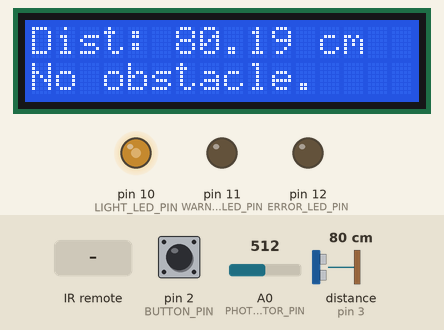
Simulated run of this sketch. Board: Arduino Uno, built with avr-gcc and run on an emulated ATmega328P. Parts: 16×2 character LCD, output pins drawn as LEDs (lit = HIGH). Wiring (inferred from the names in the program): ultrasonic range finder: trigger pin 4; echo pin 3. Dashed ring = blinking. The inputs (shaded band) are chosen by the test bench; at power-on: distance to the obstacle (sensor on pin 3) 80 cm, A0 (PHOTORESISTOR_PIN) = 512, pin 2 (BUTTON_PIN) HIGH. The echo pulse lasts 58.3 µs per cm; pins used as bus, display or sensor lines are not drawn.

Above: at 1.98 s.
2.3 s: distance to the obstacle (sensor on pin 3) set to 23 cm
At 2.76 s:
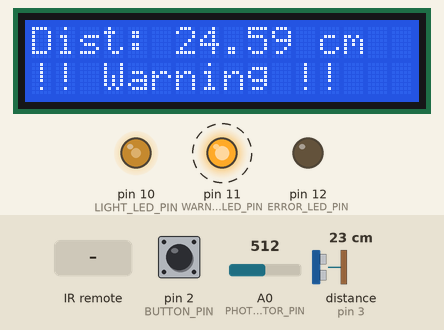
4.0 s: distance to the obstacle (sensor on pin 3) set to 19 cm
At 4.65 s:
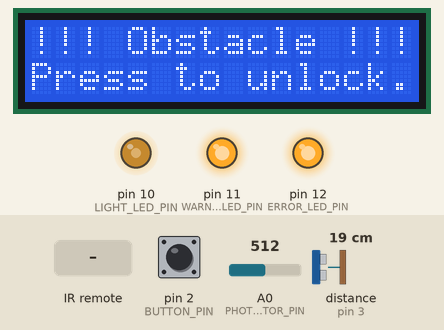
At 5.55 s:
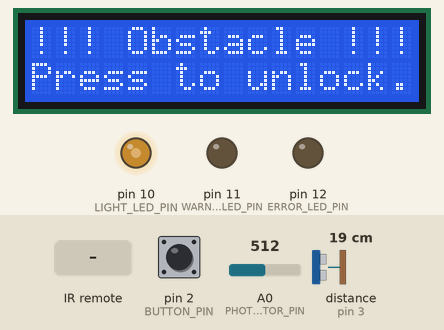
6.6 s: A0 (PHOTORESISTOR_PIN) set to 390
At 8.88 s:
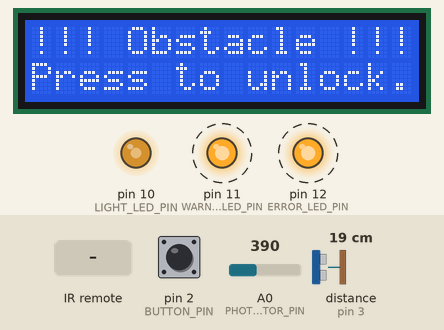
9.0 s: pin 2 (BUTTON_PIN) pulled LOW for 0.15 s
9.7 s: infrared code 0xFDA05F received
11.2 s: pin 2 (BUTTON_PIN) pulled LOW for 1 s
Timing chart, 0 to 13.8 s (numbered marks = the images above; inputs shaded):
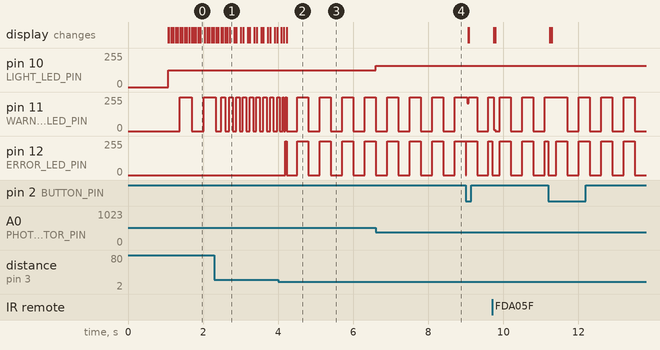

The sketch:

codefile.ino
```cpp
#include <LiquidCrystal.h>
#include <IRremote.h>
#include <EEPROM.h>

#define IR_RECEIVE_PIN 5

#define ECHO_PIN 3
#define TRIGGER_PIN 4

#define WARNING_LED_PIN 11
#define ERROR_LED_PIN 12
#define LIGHT_LED_PIN 10

#define BUTTON_PIN 2

#define PHOTORESISTOR_PIN A0

#define LCD_RS_PIN A5
#define LCD_E_PIN A4
#define LCD_D4_PIN 6
#define LCD_D5_PIN 7
#define LCD_D6_PIN 8
#define LCD_D7_PIN 9

#define LOCK_DISTANCE 20.0
#define WARNING_DISTANCE 50.0

// IR button mapping
#define IR_BUTTON_PLAY     0xFDA05F
#define IR_BUTTON_OFF      0XFD00FF
#define IR_BUTTON_EQ       0xFDB04F
#define IR_BUTTON_UP       0xFD50AF
#define IR_BUTTON_DOWN     0xFD10EF

// distance unit
#define DISTANCE_UNIT_CM 0
#define DISTANCE_UNIT_IN 1
#define CM_TO_INCHES 0.393701
#define EEPROM_ADDRESS_DISTANCE_UNIT 50

// lcd mode
#define LCD_MODE_DISTANCE 0
#define LCD_MODE_SETTINGS 1
#define LCD_MODE_LUMINOSITY 2

// lcd
LiquidCrystal lcd(LCD_RS_PIN, LCD_E_PIN, LCD_D4_PIN,
                  LCD_D5_PIN, LCD_D6_PIN, LCD_D7_PIN);

// ultrasonic
unsigned long lastTimeUltrasonicTrigger = millis();
unsigned long ultrasonicTriggerDelay = 60;

volatile unsigned long pulseInTimeBegin;
volatile unsigned long pulseInTimeEnd;
volatile bool newDistanceAvailable = false;

double previousDistance = 400.0;

// warning LED
unsigned long lastTimeWarningLEDBlinked = millis();
unsigned long warningLEDDelay = 500;
byte warningLEDState = LOW;

// error LED
unsigned long lastTimeErrorLEDBlinked = millis();
unsigned long errorLEDDelay = 300;
byte errorLEDState = LOW;

// photoresistor
unsigned long lastTimeReadLuminosity = millis();
unsigned long readLuminosityDelay = 100;

// push button
unsigned long lastTimeButtonChanged = millis();
unsigned long buttonDebounceDelay = 50;
byte buttonState;

// ir remote
IRrecv irrecv(IR_RECEIVE_PIN);
decode_results results;

bool isLocked = false;

int distanceUnit = DISTANCE_UNIT_CM;
int lcdMode = LCD_MODE_DISTANCE;

void triggerUltrasonicSensor()
{
  digitalWrite(TRIGGER_PIN, LOW);
  delayMicroseconds(2);
  digitalWrite(TRIGGER_PIN, HIGH);
  delayMicroseconds(10);
  digitalWrite(TRIGGER_PIN, LOW);
}

double getUltrasonicDistance()
{
  double durationMicros = pulseInTimeEnd - pulseInTimeBegin;
  double distance = durationMicros / 58.0;
  if (distance > 400.0) {
    return previousDistance;
  }
  distance = previousDistance * 0.6 + distance * 0.4;
  previousDistance = distance;
  return distance;
}

void echoPinInterrupt()
{
  if (digitalRead(ECHO_PIN) == HIGH) { // pulse started
    pulseInTimeBegin = micros();
  }
  else { // pulse stoped
    pulseInTimeEnd = micros();
    newDistanceAvailable = true;
  }
}

void toggleErrorLED()
{
  errorLEDState = (errorLEDState == HIGH) ? LOW : HIGH;
  digitalWrite(ERROR_LED_PIN, errorLEDState);
}

void toggleWarningLED()
{
  warningLEDState = (warningLEDState == HIGH) ? LOW : HIGH;
  digitalWrite(WARNING_LED_PIN, warningLEDState);
}

void setWarningLEDBlinkRateFromDistance(double distance)
{
  // 0 .. 400 cm -> 0 .. 1600 ms
  warningLEDDelay = distance * 4;
  // Serial.println(warningLEDDelay);
}

void lock()
{
  if (!isLocked) {
    // Serial.println("Locking");
    isLocked = true;
    warningLEDState = LOW;
    errorLEDState = LOW;
  }
}

void unlock()
{
  if (isLocked) {
    // Serial.println("Unlocking");
    isLocked = false;
    errorLEDState = LOW;
    digitalWrite(ERROR_LED_PIN, errorLEDState);
    lcd.clear();
  }
}

void printDistanceOnLCD(double distance)
{
  if (isLocked) {
    lcd.setCursor(0, 0);
    lcd.print("!!! Obstacle !!!     ");
    lcd.setCursor(0, 1);
    lcd.print("Press to unlock.   ");
  }
  else if (lcdMode == LCD_MODE_DISTANCE) {
    lcd.setCursor(0, 0);
    lcd.print("Dist: ");
    if (distanceUnit == DISTANCE_UNIT_IN) {
      lcd.print(distance * CM_TO_INCHES);
      lcd.print(" in       ");
    }
    else {
      lcd.print(distance);
      lcd.print(" cm     ");
    }

    lcd.setCursor(0, 1);
    if (distance > WARNING_DISTANCE) {
      lcd.print("No obstacle.         ");
    }
    else {
      lcd.print("!! Warning !!        ");
    }
  }
}

void toggleDistanceUnit()
{
  if (distanceUnit == DISTANCE_UNIT_CM) {
    distanceUnit = DISTANCE_UNIT_IN;
  }
  else {
    distanceUnit = DISTANCE_UNIT_CM;
  }
  EEPROM.write(EEPROM_ADDRESS_DISTANCE_UNIT, distanceUnit);
}

void toggleLCDScreen(bool next)
{
  switch (lcdMode) {
    case LCD_MODE_DISTANCE: {
      lcdMode = (next) ? LCD_MODE_SETTINGS : LCD_MODE_LUMINOSITY;
      break;
    }
    case LCD_MODE_SETTINGS: {
      lcdMode = (next) ? LCD_MODE_LUMINOSITY : LCD_MODE_DISTANCE;
      break;
    }
    case LCD_MODE_LUMINOSITY: {
      lcdMode = (next) ? LCD_MODE_DISTANCE : LCD_MODE_SETTINGS;
      break;
    }
    default: {
      lcdMode = LCD_MODE_DISTANCE;
    }
  }

  lcd.clear();

  if (lcdMode == LCD_MODE_SETTINGS) {
    lcd.setCursor(0, 0);
    lcd.print("Press on OFF to");
    lcd.setCursor(0, 1);
    lcd.print("reset settings.");
  }
}

void resetSettingsToDefault()
{
  if (lcdMode == LCD_MODE_SETTINGS) {
    distanceUnit = DISTANCE_UNIT_CM;
    EEPROM.write(EEPROM_ADDRESS_DISTANCE_UNIT, distanceUnit);
    lcd.clear();
    lcd.setCursor(0, 0);
    lcd.print("Settings have");
    lcd.setCursor(0, 1);
    lcd.print("been reset.");
  }
}

void handleIRCommand(long command)
{
  switch (command) {
    case IR_BUTTON_PLAY: {
      unlock();
      break;
    }
    case IR_BUTTON_OFF: {
      resetSettingsToDefault();
      break;
    }
    case IR_BUTTON_EQ: {
      toggleDistanceUnit();
      break;
    }
    case IR_BUTTON_UP: {
      toggleLCDScreen(true);
      break;
    }
    case IR_BUTTON_DOWN: {
      toggleLCDScreen(false);
      break;
    }
    default: {
      // do nothing
    }
  }
}

void setLightLEDFromLuminosity(int luminosity)
{
  byte brightness = 255 - luminosity / 4;
  analogWrite(LIGHT_LED_PIN, brightness);
}

void printLuminosityOnLCD(int luminosity)
{
  if (!isLocked && lcdMode == LCD_MODE_LUMINOSITY) {
    lcd.setCursor(0, 0);
    lcd.print("Luminosity: ");
    lcd.print(luminosity);
    lcd.print("    ");
  }
}

void setup() {
  Serial.begin(115200);
  lcd.begin(16,2);
  irrecv.enableIRIn();
  pinMode(ECHO_PIN, INPUT);
  pinMode(TRIGGER_PIN, OUTPUT);
  pinMode(WARNING_LED_PIN, OUTPUT);
  pinMode(ERROR_LED_PIN, OUTPUT);
  pinMode(LIGHT_LED_PIN, OUTPUT);
  pinMode(BUTTON_PIN, INPUT);

  buttonState = digitalRead(BUTTON_PIN);

  attachInterrupt(digitalPinToInterrupt(ECHO_PIN),
                  echoPinInterrupt,
                  CHANGE);

  distanceUnit = EEPROM.read(EEPROM_ADDRESS_DISTANCE_UNIT);
  if (distanceUnit == 255) {
    distanceUnit = DISTANCE_UNIT_CM;
  }

  lcd.print("Initializing...");
  delay(1000);
  lcd.clear();
}

void loop() {
  unsigned long timeNow = millis();

  if (isLocked) {
    if (timeNow - lastTimeErrorLEDBlinked > errorLEDDelay) {
      lastTimeErrorLEDBlinked += errorLEDDelay;
      toggleErrorLED();
      toggleWarningLED();
    }

    if (timeNow - lastTimeButtonChanged > buttonDebounceDelay) {
      byte newButtonState = digitalRead(BUTTON_PIN);
      if (newButtonState != buttonState) {
        lastTimeButtonChanged = timeNow;
        buttonState = newButtonState;
        if (buttonState == LOW) { // released
          unlock();
        }
      }
    }
  }
  else {
    if (timeNow - lastTimeWarningLEDBlinked > warningLEDDelay) {
      lastTimeWarningLEDBlinked += warningLEDDelay;
      toggleWarningLED();
    }
  }

  if (irrecv.decode(&results)) {
    irrecv.resume();
    long command = results.value;
    handleIRCommand(command);
    // Serial.println(command);
  }

  if (timeNow - lastTimeUltrasonicTrigger > ultrasonicTriggerDelay) {
    lastTimeUltrasonicTrigger += ultrasonicTriggerDelay;
    triggerUltrasonicSensor();
  }

  if (newDistanceAvailable) {
    newDistanceAvailable = false;
    double distance = getUltrasonicDistance();
    setWarningLEDBlinkRateFromDistance(distance);
    printDistanceOnLCD(distance);
    if (distance < LOCK_DISTANCE) {
      lock();
    }
    // Serial.println(distance);
  }

  if (timeNow - lastTimeReadLuminosity > readLuminosityDelay) {
    lastTimeReadLuminosity += readLuminosityDelay;
    int luminosity = analogRead(PHOTORESISTOR_PIN);
    setLightLEDFromLuminosity(luminosity);
    printLuminosityOnLCD(luminosity);
  }
}
```

Measured:
- the behaviour switches between 21 and 20 cm on distance to the obstacle (sensor on pin 3) (found by bisection; images 1 and 2)
- after the input at 2.3 s, pin 11 (WARNING_LED_PIN): alternates 255/255 for 0.09 s and 0/255 for 0.09 s, starting after 0.18 s
- after the input at 4.0 s, pin 12 (ERROR_LED_PIN): 0/255 → 253/255 after 0.19 s, then repeats every 0.57 s: 0/255 0.27 s, 255/255 0.30 s
- after the input at 6.6 s, pin 10 (LIGHT_LED_PIN): 127/255 → 158/255 at once
